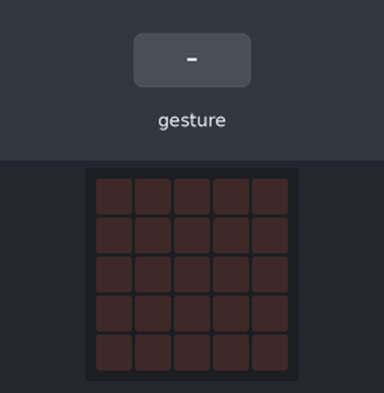
The program below on a simulated BBC micro:bit (MakeCode). Shown: the board's 5×5 LED display. The inputs (shaded band) are chosen by the test bench. Random numbers come from a fixed seed; a tilt is held for 1.5 s and a shake lasts 1 s, then the board lies face up again.

Above: at 1.2 s.
1.3 s: gesture 'shake'
At 2.5 s:
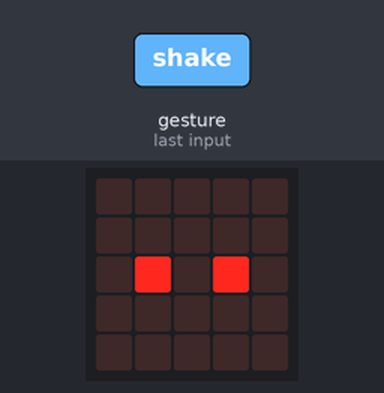
3.0 s: gesture 'shake'
At 3.8 s:
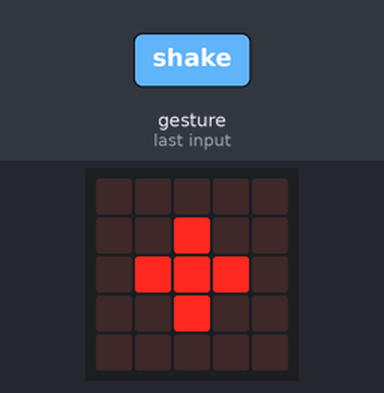
4.7 s: gesture 'shake'
At 6.1 s:
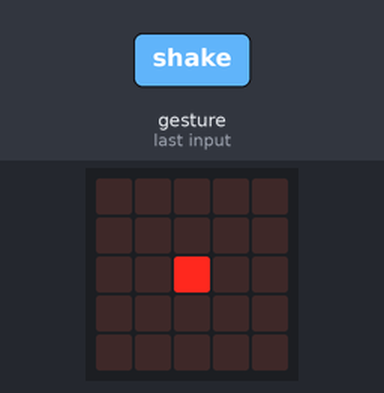
6.4 s: gesture 'shake'
At 7.6 s:
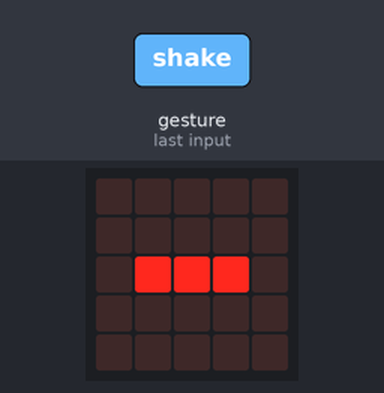
Timing chart, 0 to 9.1 s (numbered marks = the images above; inputs shaded):
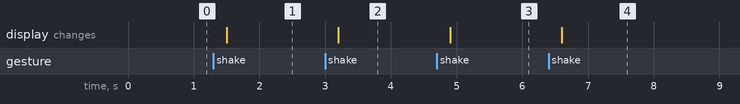

Measured:
- after the input at 1.3 s, the display: changes after 0.20 s (image 1)
- after the input at 3.0 s, the display: changes after 0.20 s (image 2)
- after the input at 4.7 s, the display: changes after 0.20 s (image 3)
- after the input at 6.4 s, the display: changes after 0.20 s (image 4)

The program:

main.ts
```typescript
let roll = 0
input.onGesture(Gesture.Shake, function () {
    roll = randint(1, 5)
    if (roll == 1) {
        basic.showLeds(`
            . . . . .
            . . . . .
            . . # . .
            . . . . .
            . . . . .
            `)
    }
    if (roll == 2) {
        basic.showLeds(`
            . . . . .
            . . . . .
            . # . # .
            . . . . .
            . . . . .
            `)
    }
    if (roll == 3) {
        basic.showLeds(`
            . . . . .
            . . . . .
            . # # # .
            . . . . .
            . . . . .
            `)
    }
    if (roll == 4) {
        basic.showLeds(`
            . . . . .
            . . # . .
            . # . # .
            . . # . .
            . . . . .
            `)
    }
    if (roll == 5) {
        basic.showLeds(`
            . . . . .
            . . # . .
            . # # # .
            . . # . .
            . . . . .
            `)
    }
})
```

test.ts
```typescript
// 在這裡測試；當此封包作為擴充功能時，將不會編譯此內容。
```
